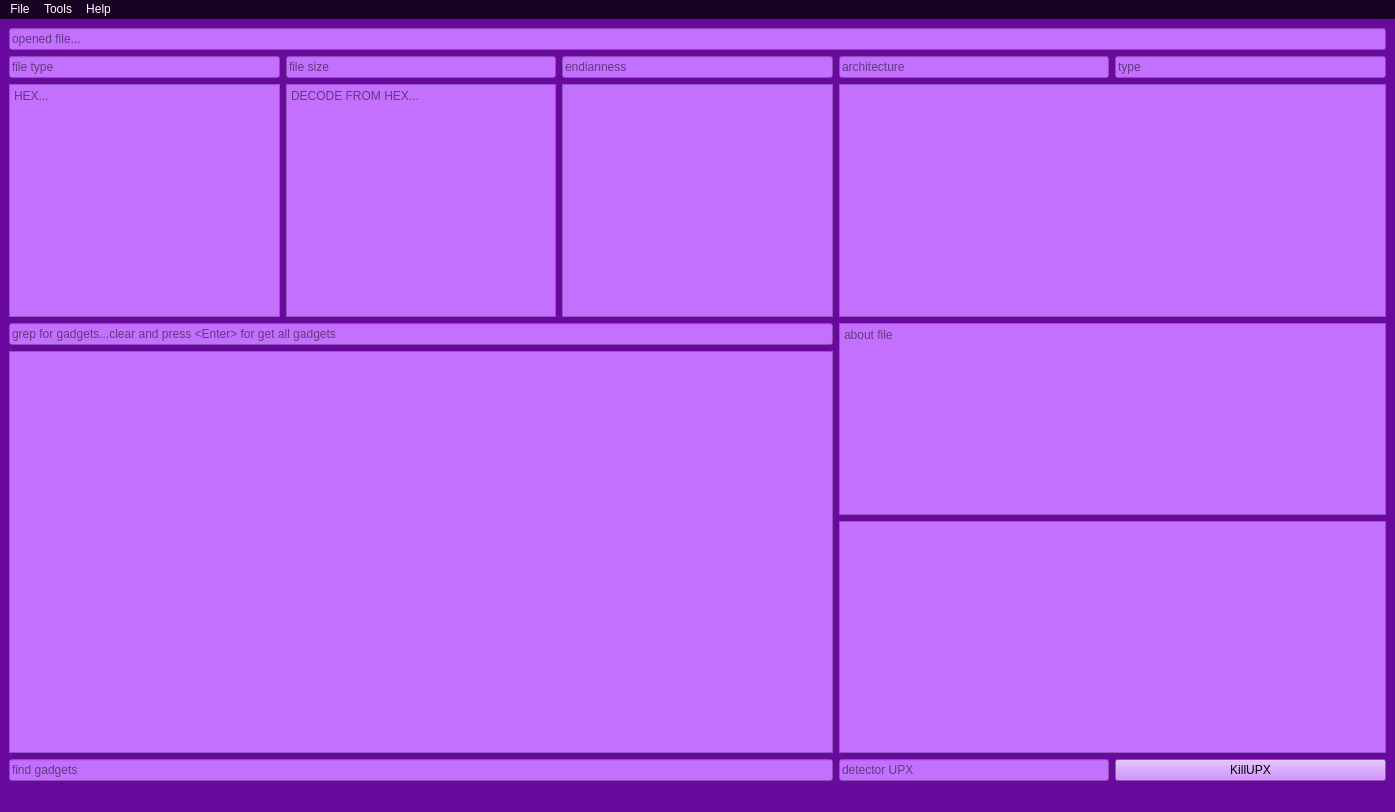
<?xml version="1.0" encoding="UTF-8"?>
<ui version="4.0">
 <class>MainWindow</class>
 <widget class="QMainWindow" name="MainWindow">
  <property name="geometry">
   <rect>
    <x>0</x>
    <y>0</y>
    <width>1395</width>
    <height>812</height>
   </rect>
  </property>
  <property name="font">
   <font>
    <family>ModeSeven</family>
    <pointsize>11</pointsize>
    <weight>50</weight>
    <italic>false</italic>
    <bold>false</bold>
   </font>
  </property>
  <property name="windowTitle">
   <string>J0llyTr0LLz</string>
  </property>
  <property name="statusTip">
   <string>J0llyTr0LLz build 03092023 by AFANX</string>
  </property>
  <property name="styleSheet">
   <string notr="true">font: 11pt &quot;ModeSeven&quot;;
background-color: rgb(106, 9, 158);</string>
  </property>
  <widget class="QWidget" name="centralwidget">
   <layout class="QGridLayout" name="gridLayout">
    <item row="5" column="0" rowspan="2" colspan="3">
     <widget class="QListWidget" name="ropgadgets">
      <property name="styleSheet">
       <string notr="true">background-color: rgb(196, 112, 255);
font: 75 11pt &quot;FreeMono&quot;;
border-color: rgb(65, 5, 98);
selection-color: rgb(65, 5, 98);</string>
      </property>
     </widget>
    </item>
    <item row="7" column="3">
     <widget class="QLineEdit" name="lineEditDectorUPX">
      <property name="styleSheet">
       <string notr="true">background-color: rgb(196, 112, 255);
border-color: rgb(65, 5, 98);
selection-color: rgb(65, 5, 98);</string>
      </property>
      <property name="placeholderText">
       <string>detector UPX</string>
      </property>
     </widget>
    </item>
    <item row="6" column="3" colspan="2">
     <widget class="QListWidget" name="checksec">
      <property name="styleSheet">
       <string notr="true">background-color: rgb(196, 112, 255);
border-color: rgb(65, 5, 98);
selection-color: rgb(65, 5, 98);</string>
      </property>
     </widget>
    </item>
    <item row="2" column="1">
     <widget class="QLineEdit" name="filesize">
      <property name="styleSheet">
       <string notr="true">background-color: rgb(196, 112, 255);
border-color: rgb(65, 5, 98);
selection-color: rgb(65, 5, 98);</string>
      </property>
      <property name="placeholderText">
       <string>file size</string>
      </property>
     </widget>
    </item>
    <item row="2" column="0">
     <widget class="QLineEdit" name="filetype">
      <property name="styleSheet">
       <string notr="true">background-color: rgb(196, 112, 255);
border-color: rgb(65, 5, 98);
selection-color: rgb(65, 5, 98);</string>
      </property>
      <property name="placeholderText">
       <string>file type</string>
      </property>
     </widget>
    </item>
    <item row="7" column="0" colspan="3">
     <widget class="QLineEdit" name="countGatget">
      <property name="styleSheet">
       <string notr="true">background-color: rgb(196, 112, 255);
border-color: rgb(65, 5, 98);
selection-color: rgb(65, 5, 98);</string>
      </property>
      <property name="placeholderText">
       <string>find gadgets</string>
      </property>
     </widget>
    </item>
    <item row="3" column="1">
     <widget class="QTextEdit" name="textEditFromHex">
      <property name="styleSheet">
       <string notr="true">background-color: rgb(196, 112, 255);
border-color: rgb(65, 5, 98);
selection-color: rgb(65, 5, 98);</string>
      </property>
      <property name="placeholderText">
       <string>DECODE FROM HEX...</string>
      </property>
     </widget>
    </item>
    <item row="3" column="0">
     <widget class="QTextEdit" name="textEditHex">
      <property name="styleSheet">
       <string notr="true">background-color: rgb(196, 112, 255);
border-color: rgb(65, 5, 98);
selection-color: rgb(65, 5, 98);</string>
      </property>
      <property name="placeholderText">
       <string>HEX...</string>
      </property>
     </widget>
    </item>
    <item row="2" column="3">
     <widget class="QLineEdit" name="architecture">
      <property name="styleSheet">
       <string notr="true">background-color: rgb(196, 112, 255);
border-color: rgb(65, 5, 98);
selection-color: rgb(65, 5, 98);</string>
      </property>
      <property name="placeholderText">
       <string>architecture</string>
      </property>
     </widget>
    </item>
    <item row="2" column="2">
     <widget class="QLineEdit" name="endianness">
      <property name="styleSheet">
       <string notr="true">background-color: rgb(196, 112, 255);
border-color: rgb(65, 5, 98);
selection-color: rgb(65, 5, 98);</string>
      </property>
      <property name="placeholderText">
       <string>endianness</string>
      </property>
     </widget>
    </item>
    <item row="7" column="4">
     <widget class="QPushButton" name="killerUPX">
      <property name="styleSheet">
       <string notr="true">background-color: rgb(196, 112, 255);
border-color: rgb(65, 5, 98);
selection-color: rgb(65, 5, 98);</string>
      </property>
      <property name="text">
       <string>KillUPX</string>
      </property>
     </widget>
    </item>
    <item row="0" column="0" colspan="5">
     <widget class="QLineEdit" name="openedFile">
      <property name="styleSheet">
       <string notr="true">background-color: rgb(196, 112, 255);
border-color: rgb(65, 5, 98);
selection-color: rgb(65, 5, 98);</string>
      </property>
      <property name="placeholderText">
       <string>opened file...</string>
      </property>
     </widget>
    </item>
    <item row="2" column="4">
     <widget class="QLineEdit" name="type">
      <property name="styleSheet">
       <string notr="true">background-color: rgb(196, 112, 255);
border-color: rgb(65, 5, 98);
selection-color: rgb(65, 5, 98);</string>
      </property>
      <property name="placeholderText">
       <string>type</string>
      </property>
     </widget>
    </item>
    <item row="3" column="2">
     <widget class="QListWidget" name="listWidgetHashes">
      <property name="styleSheet">
       <string notr="true">background-color: rgb(196, 112, 255);
border-color: rgb(65, 5, 98);
selection-color: rgb(65, 5, 98);</string>
      </property>
     </widget>
    </item>
    <item row="3" column="3" colspan="2">
     <widget class="QListWidget" name="listWidgetReadElf">
      <property name="styleSheet">
       <string notr="true">background-color: rgb(196, 112, 255);
border-color: rgb(65, 5, 98);
selection-color: rgb(65, 5, 98);</string>
      </property>
     </widget>
    </item>
    <item row="4" column="3" rowspan="2" colspan="2">
     <widget class="QTextEdit" name="textEditFileAbout">
      <property name="styleSheet">
       <string notr="true">background-color: rgb(196, 112, 255);
border-color: rgb(65, 5, 98);
selection-color: rgb(65, 5, 98);</string>
      </property>
      <property name="placeholderText">
       <string>about file</string>
      </property>
     </widget>
    </item>
    <item row="4" column="0" colspan="3">
     <widget class="QLineEdit" name="grepGadget">
      <property name="styleSheet">
       <string notr="true">background-color: rgb(196, 112, 255);
border-color: rgb(65, 5, 98);
selection-color: rgb(65, 5, 98);</string>
      </property>
      <property name="placeholderText">
       <string>grep for gadgets...clear and press &lt;Enter&gt; for get all gadgets</string>
      </property>
     </widget>
    </item>
   </layout>
  </widget>
  <widget class="QMenuBar" name="menubar">
   <property name="geometry">
    <rect>
     <x>0</x>
     <y>0</y>
     <width>1395</width>
     <height>20</height>
    </rect>
   </property>
   <property name="styleSheet">
    <string notr="true">background-color: rgb(23, 2, 35);
selection-background-color: rgb(65, 5, 98);
color: rgb(255, 255, 255);</string>
   </property>
   <widget class="QMenu" name="menuFile">
    <property name="title">
     <string>File</string>
    </property>
    <addaction name="actionOpen"/>
   </widget>
   <widget class="QMenu" name="menuAbout">
    <property name="title">
     <string>Help</string>
    </property>
    <addaction name="actionSyscall_table"/>
    <addaction name="actionAbout"/>
   </widget>
   <widget class="QMenu" name="menuTools">
    <property name="title">
     <string>Tools</string>
    </property>
    <addaction name="actionStrings"/>
    <addaction name="actionSeccomp_tools"/>
    <addaction name="actionJTDisasm"/>
    <addaction name="actionVuln_function_scanner"/>
    <addaction name="actionDBG"/>
   </widget>
   <addaction name="menuFile"/>
   <addaction name="menuTools"/>
   <addaction name="menuAbout"/>
  </widget>
  <widget class="QStatusBar" name="statusbar"/>
  <action name="actionOpen">
   <property name="text">
    <string>Open</string>
   </property>
   <property name="shortcut">
    <string>Ctrl+O</string>
   </property>
  </action>
  <action name="actionAbout">
   <property name="text">
    <string>About</string>
   </property>
   <property name="shortcut">
    <string>Ctrl+H</string>
   </property>
  </action>
  <action name="actionGrep">
   <property name="text">
    <string>grep</string>
   </property>
   <property name="shortcut">
    <string>Return</string>
   </property>
  </action>
  <action name="actionStrings">
   <property name="text">
    <string>strings</string>
   </property>
   <property name="shortcut">
    <string>Ctrl+S</string>
   </property>
  </action>
  <action name="actionSeccomp_tools">
   <property name="text">
    <string>seccomp-tools</string>
   </property>
   <property name="shortcut">
    <string>Ctrl+T</string>
   </property>
  </action>
  <action name="actionSyscall_table">
   <property name="text">
    <string>syscall table</string>
   </property>
   <property name="shortcut">
    <string>F1</string>
   </property>
  </action>
  <action name="actionJTDisasm">
   <property name="text">
    <string>jtDisasm</string>
   </property>
   <property name="shortcut">
    <string>Ctrl+D</string>
   </property>
  </action>
  <action name="actionVuln_function_scanner">
   <property name="text">
    <string>vuln function scanner</string>
   </property>
   <property name="shortcut">
    <string>Ctrl+A</string>
   </property>
  </action>
  <action name="actionDBG">
   <property name="text">
    <string>J0llyDBG</string>
   </property>
   <property name="shortcut">
    <string>F9</string>
   </property>
  </action>
 </widget>
 <resources/>
 <connections>
  <connection>
   <sender>grepGadget</sender>
   <signal>returnPressed()</signal>
   <receiver>actionGrep</receiver>
   <slot>trigger()</slot>
   <hints>
    <hint type="sourcelabel">
     <x>420</x>
     <y>335</y>
    </hint>
    <hint type="destinationlabel">
     <x>-1</x>
     <y>-1</y>
    </hint>
   </hints>
  </connection>
 </connections>
</ui>
